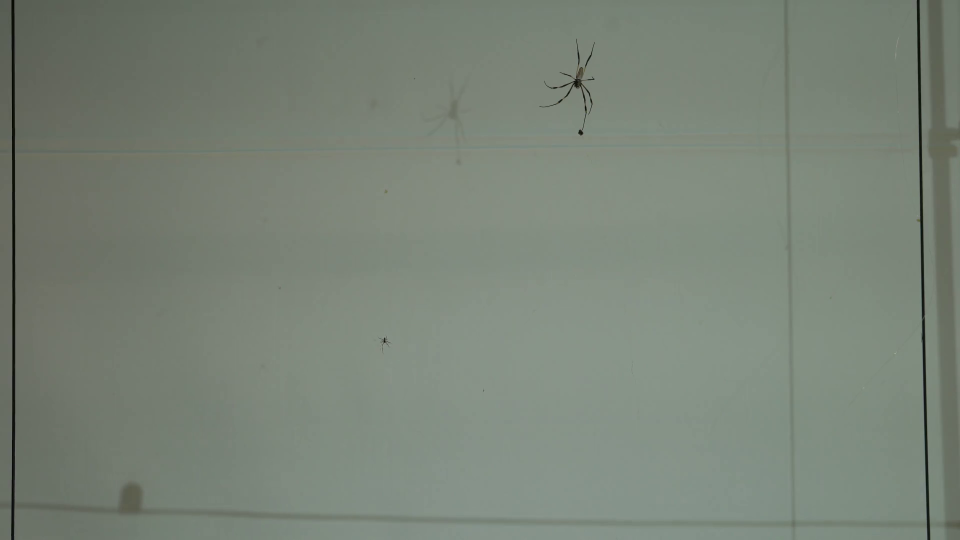
#> input picture frame 235 of videos/C003.mp4, 1920 x 1080 px (shown at 1/2 size)
$ jupyter execute spider_track.ipynb   (older library calls are emulated)
#> lines starting #> are read from the running program, lines starting #| are printed output that depends on the picture; after the words box and inside, x2 and y2 are one past the last pixel; in counts of white or black regions, pixels touching at a corner belong together
### tracktor.py
import numpy as np
import pandas as pd
import cv2
from sklearn.cluster import KMeans
from scipy.optimize import linear_sum_assignment
from scipy.spatial.distance import cdist

def colour_to_thresh(frame, block_size = 31, offset = 25):
    """
    This function retrieves a video frame and preprocesses it for object tracking.
    The code blurs image to reduce noise, converts it to greyscale and then returns a
    thresholded version of the original image.

    Parameters
    ----------
    frame: ndarray, shape(n_rows, n_cols, 3)
        source image containing all three colour channels
    block_size: int(optional), default = 31
        block_size determines the width of the kernel used for adaptive thresholding.
        Note: block_size must be odd. If even integer is used, the programme will add
        1 to the block_size to make it odd.
    offset: int(optional), default = 25
        constant subtracted from the mean value within the block

    Returns
    -------
    thresh: ndarray, shape(n_rows, n_cols, 1)
        binarised(0,255) image
    """
    blur = cv2.blur(frame, (5,5))
    gray = cv2.cvtColor(blur, cv2.COLOR_BGR2GRAY)
    thresh = cv2.adaptiveThreshold(gray, 255, cv2.ADAPTIVE_THRESH_MEAN_C, cv2.THRESH_BINARY_INV, block_size, offset)
    return thresh

def detect_and_draw_contours(frame, thresh, meas_last, meas_now, min_area = 0, max_area = 10000):
    """
    This function detects contours, thresholds them based on area and draws them.

    Parameters
    ----------
    frame: ndarray, shape(n_rows, n_cols, 3)
        source image containing all three colour channels
    thresh: ndarray, shape(n_rows, n_cols, 1)
        binarised(0,255) image
    meas_last: array_like, dtype=float
        individual's location on previous frame
    meas_now: array_like, dtype=float
        individual's location on current frame
    min_area: int
        minimum area threhold used to detect the object of interest
    max_area: int
        maximum area threhold used to detect the object of interest

    Returns
    -------
    final: ndarray, shape(n_rows, n_cols, 3)
        final output image composed of the input frame with object contours
        and centroids overlaid on it
    contours: list
        a list of all detected contours that pass the area based threhold criterion
    meas_last: array_like, dtype=float
        individual's location on previous frame
    meas_now: array_like, dtype=float
        individual's location on current frame
    """
    # Detect contours and draw them based on specified area thresholds
    img, contours, hierarchy = cv2.findContours(thresh.copy(), cv2.RETR_TREE, cv2.CHAIN_APPROX_SIMPLE)
    img = cv2.cvtColor(img, cv2.COLOR_GRAY2BGR)

    final = frame.copy()

    i = 0
    meas_last = meas_now.copy()
    del meas_now[:]
    while i < len(contours):
        area = cv2.contourArea(contours[i])
        if area < min_area or area > max_area:
            del contours[i]
        else:
            cv2.drawContours(final, contours, i, (0,0,255), 1)
            M = cv2.moments(contours[i])
            cx = M['m10']/M['m00']
            cy = M['m01']/M['m00']
            meas_now.append([cx,cy])
            i += 1
    return final, contours, meas_last, meas_now

# [35 lines left out: function apply_k_means, not called in this run]

def hungarian_algorithm(meas_last, meas_now):
    """
    The hungarian algorithm is a combinatorial optimisation algorithm used
    to solve assignment problems. Here, we use the algorithm to reduce noise
    due to ripples and to maintain individual identity. This is accomplished
    by minimising a cost function; in this case, euclidean distances between
    points measured in previous and current step. The algorithm here is written
    to be flexible as the number of contours detected between successive frames
    changes. However, an error will be returned if zero contours are detected.

    Parameters
    ----------
    meas_last: array_like, dtype=float
        individual's location on previous frame
    meas_now: array_like, dtype=float
        individual's location on current frame

    Returns
    -------
    row_ind: array, dtype=int64
        individual identites arranged according to input ``meas_last``
    col_ind: array, dtype=int64
        individual identities rearranged based on matching locations from
        ``meas_last`` to ``meas_now`` by minimising the cost function
    """
    meas_last = np.array(meas_last)
    meas_now = np.array(meas_now)
    if meas_now.shape != meas_last.shape:
        if meas_now.shape[0] < meas_last.shape[0]:
            while meas_now.shape[0] != meas_last.shape[0]:
                meas_last = np.delete(meas_last, meas_last.shape[0]-1, 0)
        else:
            result = np.zeros(meas_now.shape)
            result[:meas_last.shape[0],:meas_last.shape[1]] = meas_last
            meas_last = result

    meas_last = list(meas_last)
    meas_now = list(meas_now)
    cost = cdist(meas_last, meas_now)
    row_ind, col_ind = linear_sum_assignment(cost)
    return row_ind, col_ind

def reorder_and_draw(final, colours, n_inds, col_ind, meas_now, df, mot, fr_no):
    """
    This function reorders the measurements in the current frame to match
    identity from previous frame. This is done by using the results of the
    hungarian algorithm from the array col_inds.

    Parameters
    ----------
    final: ndarray, shape(n_rows, n_cols, 3)
        final output image composed of the input frame with object contours
        and centroids overlaid on it
    colours: list, tuple
        list of tuples that represent colours used to assign individual identities
    n_inds: int
        total number of individuals being tracked
    col_ind: array, dtype=int64
        individual identities rearranged based on matching locations from
        ``meas_last`` to ``meas_now`` by minimising the cost function
    meas_now: array_like, dtype=float
        individual's location on current frame
    df: pandas.core.frame.DataFrame
        this dataframe holds tracked coordinates i.e. the tracking results
    mot: bool
        this boolean determines if we apply the alogrithm to a multi-object
        tracking problem

    Returns
    -------
    final: ndarray, shape(n_rows, n_cols, 3)
        final output image composed of the input frame with object contours
        and centroids overlaid on it
    meas_now: array_like, dtype=float
        individual's location on current frame
    df: pandas.DataFrame
        this dataframe holds tracked coordinates i.e. the tracking results
    """
    # Reorder contours based on results of the hungarian algorithm
    equal = np.array_equal(col_ind, list(range(len(col_ind))))
    if equal == False:
        current_ids = col_ind.copy()
        reordered = [i[0] for i in sorted(enumerate(current_ids), key=lambda x:x[1])]
        meas_now = [x for (y,x) in sorted(zip(reordered,meas_now))]

    # Draw centroids
    if mot == False:
        for i in range(len(meas_now)):
            if colours[i%4] == (0,0,255):
                cv2.circle(final, tuple([int(x) for x in meas_now[i]]), 5, colours[i%4], -1, cv2.LINE_AA)
    else:
        for i in range(n_inds):
            cv2.circle(final, tuple([int(x) for x in meas_now[i]]), 5, colours[i%n_inds], -1, cv2.LINE_AA)

    # add frame number
    font = cv2.FONT_HERSHEY_SCRIPT_SIMPLEX
    cv2.putText(final, str(int(fr_no)), (5,30), font, 1, (255,255,255), 2)

    return final, meas_now, df

### spider_track.ipynb
[cell 1]
import numpy as np
import pandas as pd
import tracktor as tr
import cv2

[cell 2]
## Global parameters
# colours is a vector of BGR values which are used to identify individuals in the video
# s_id is spider id and is also used for individual identification
# since we only have two individuals, the program will only use the first two elements from these arrays (s_id and colours)
# number of elements in colours should be greater than n_inds (THIS IS NECESSARY FOR VISUALISATION ONLY)
# number of elements in s_id should be greater than n_inds (THIS IS NECESSARY TO GET INDIVIDUAL-SPECIFIC DATA)
n_inds = 2
s_id = ['A', 'B', 'C', 'D', 'E', 'F', 'G', 'H']
colours = [(0,0,255),(0,255,255),(255,0,255),(255,255,255),(255,255,0),(255,0,0),(0,255,0),(0,0,0)]

# this is the block_size and offset used for adaptive thresholding
# these values are critical for tracking performance
block_size = 51
offset = 15

# minimum area and maximum area occupied by the animal in number of pixels
# this parameter is used to get rid of other objects in view that might be hard to threshold out but are differently sized
# in this case, the range is wide because males vastly smaller than females
min_area = 180
max_area = 10000

# kernel for erosion and dilation
# useful since thin spider limbs are sometimes detected as separate objects
kernel = np.ones((5,5),np.uint8)

# mot determines whether the tracker is being used in noisy conditions to track a single object or for multi-object
# using this will enable k-means clustering to force n_inds number of animals
mot = True

# name of source video
video = 'C003'

[cell 3]
## Path to source video
cap = cv2.VideoCapture('/Users/viveksridhar/Documents/Code/Python/OpenCV/tracktor/videos/' + video + '.mp4')

## Video writer class to output video with contour and centroid of tracked object(s)
# make sure the frame size matches size of array 'final'
fourcc = cv2.VideoWriter_fourcc(*'avc1')
out = cv2.VideoWriter(filename = video + '.mp4', fourcc = fourcc, fps = 60.0, frameSize = (1920, 1080), isColor = True)

## Individual location(s) measured in the last and current step
meas_last = list(np.zeros((n_inds,2)))
meas_now = list(np.zeros((n_inds,2)))

last = 0
df = []

while(True):
    # Capture frame-by-frame
    ret, frame = cap.read()
#> frame is the input picture: shape (1080, 1920, 3); mean B, G, R 119.2, 131.1, 121.5

    this = cap.get(1)
    if ret == True:
        frame = cv2.resize(frame, None, fx = 1.0, fy = 1.0, interpolation = cv2.INTER_LINEAR)
        thresh = tr.colour_to_thresh(frame, block_size, offset)
#> in colour_to_thresh, `thresh = cv2.adaptiveThreshold(gray, 255, cv2.ADAPTIVE_THRESH_MEAN_C, ..`:
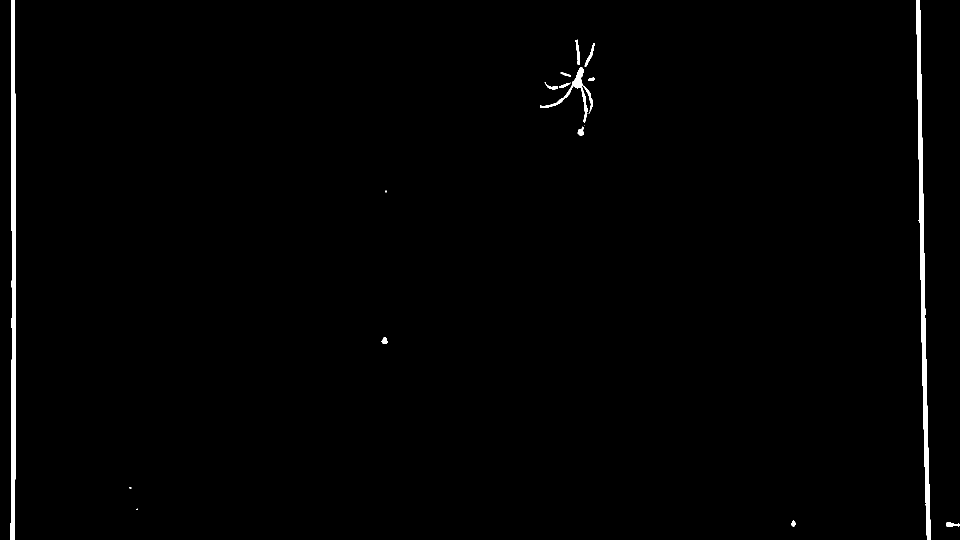
#> thresh: shape (1080, 1920) (shown at 1/2 size); 0.97% white; 18 white regions (5 under 20 px), largest, box (x1, y1, x2, y2) and area: (21, 0, 32, 1080) 8674, (1832, 0, 1862, 1080) 8611, (1080, 134, 1186, 245) 1443
        thresh = cv2.dilate(thresh, kernel, iterations = 3)
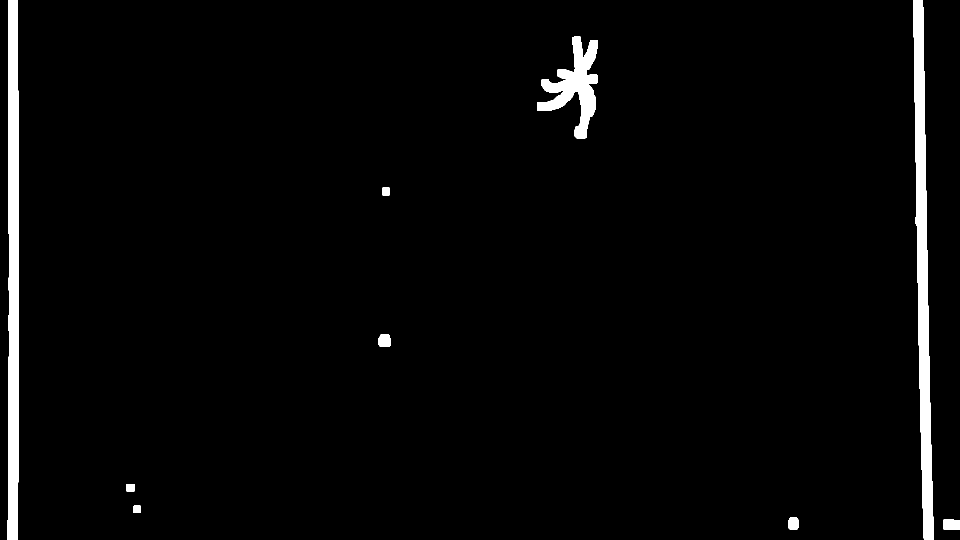
#> thresh: shape (1080, 1920) (shown at 1/2 size); 2.7% white; 9 white regions, largest, box (x1, y1, x2, y2) and area: (1826, 0, 1868, 1080) 21874, (15, 0, 38, 1080) 21760, (1074, 73, 1196, 278) 9825
        thresh = cv2.erode(thresh, kernel, iterations = 1)
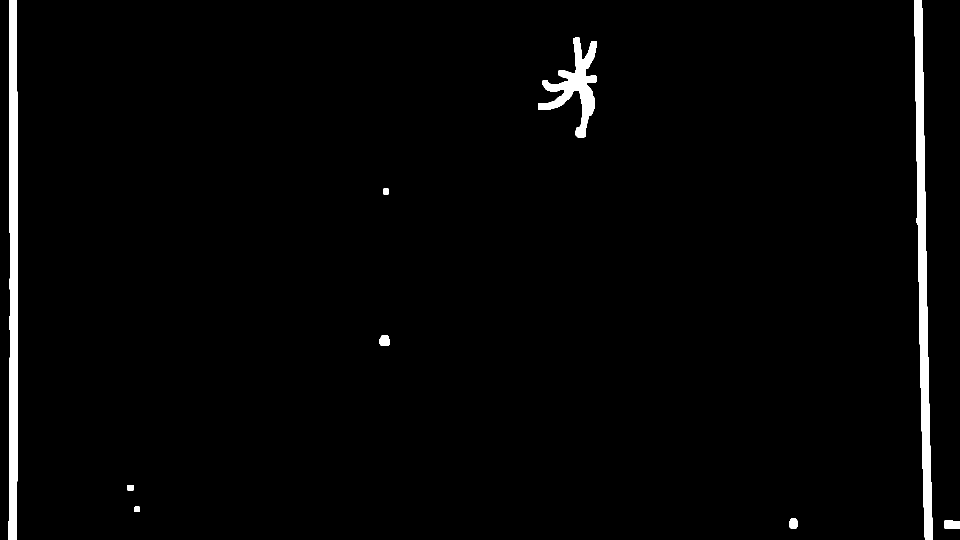
#> thresh: shape (1080, 1920) (shown at 1/2 size); 2.1% white; 9 white regions
        final, contours, meas_last, meas_now = tr.detect_and_draw_contours(frame, thresh, meas_last, meas_now, min_area, max_area)
#> in detect_and_draw_contours, `img, contours, hierarchy = cv2.findContours(thresh.copy(), cv2.RETR_TR..`: contours = 9 contours; largest, box (x1, y1, x2, y2) and area: (1828, 0, 1866, 1080) 16363, (17, 0, 36, 1080) 16305, (1076, 75, 1194, 276) 7242, (1888, 1040, 1920, 1058) 463, (759, 670, 780, 692) 356
#> in detect_and_draw_contours, `img = cv2.cvtColor(img, cv2.COLOR_GRAY2BGR)`: img: shape (1080, 1920, 3); 2.1% white; 9 white regions
#> the loop in detect_and_draw_contours, `while i < len(contours):` made 9 passes
#> (area, cx, cy) on passes 1, 2, 5, 7: (463, 1902.8, 1048.9), (277, 1586.5, 1047), (356, 769, 681), (7242.5, 1151.4, 172.2)
#> area on passes 3, 4, 6, 8, 9: 106.5, 110, 109, 16363, 16305
#> after the loop in detect_and_draw_contours, `while i < len(contours):`:
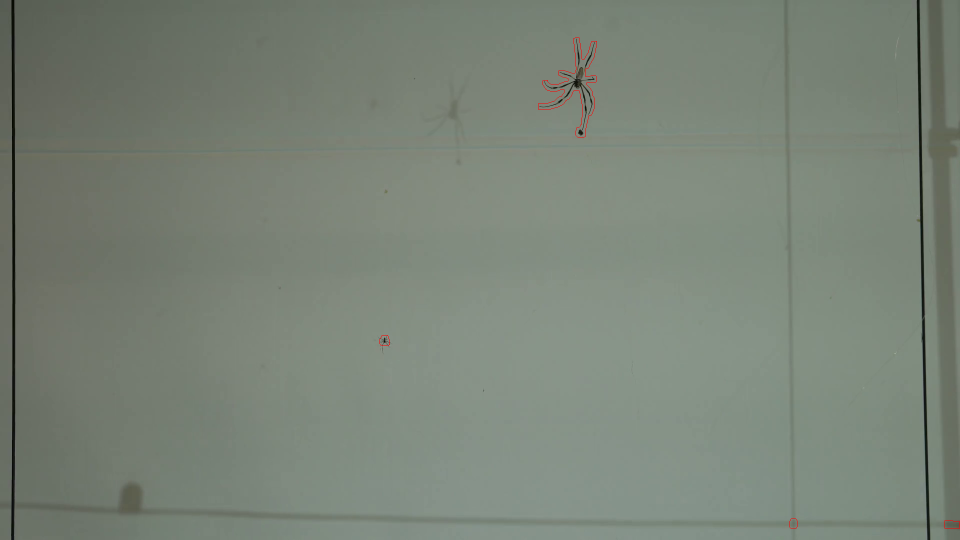
#> final: shape (1080, 1920, 3) (shown at 1/2 size); 0.05% of pixels changed, all inside (x1, y1, x2, y2) = (759, 75, 1920, 1058)
#> after the loop in detect_and_draw_contours, `while i < len(contours):`: i = 4; meas_now = [[1902.8, 1048.9], [1586.5, 1047], [769, 681], [1151.4, 172.2]]
#> contours = 4 contours; box (x1, y1, x2, y2) and area: (1076, 75, 1194, 276) 7242, (1888, 1040, 1920, 1058) 463, (759, 670, 780, 692) 356, (1579, 1037, 1595, 1058) 277; meas_last = [[0, 0], [0, 0]]

        row_ind, col_ind = tr.hungarian_algorithm(meas_last, meas_now)
#> in hungarian_algorithm, `cost = cdist(meas_last, meas_now)`: cost = [[2172.7, 1900.9, 1027.2, 1164.2], [2172.7, 1900.9, 1027.2, 1164.2], [2172.7, 1900.9, 1027.2, 1164.2], [2172.7, 1900.9, 1027.2, 1164.2]]
#> in hungarian_algorithm, `row_ind, col_ind = linear_sum_assignment(cost)`: row_ind = [0, 1, 2, 3]; col_ind = [2, 1, 3, 0]
#> row_ind = [0, 1, 2, 3]; col_ind = [2, 1, 3, 0]

        final, meas_now, df = tr.reorder_and_draw(final, colours, n_inds, col_ind, meas_now, df, mot, this)
#> in reorder_and_draw, `equal = np.array_equal(col_ind, list(range(len(col_ind))))`: equal = False
#> in reorder_and_draw, `current_ids = col_ind.copy()`: current_ids = [2, 1, 3, 0]
#> in reorder_and_draw, `reordered = [i[0] for i in sorted(enumerate(current_ids), key=lambda x..`: reordered = [3, 1, 0, 2]
#> in reorder_and_draw, `meas_now = [x for (y,x) in sorted(zip(reordered,meas_now))]`: meas_now = [[769, 681], [1586.5, 1047], [1151.4, 172.2], [1902.8, 1048.9]]
#> after the loop in reorder_and_draw, `for i in range(n_inds):`: final: shape (1080, 1920, 3); 0.01% of pixels changed, all inside (x1, y1, x2, y2) = (762, 675, 1593, 1054)
#> in reorder_and_draw, `font = cv2.FONT_HERSHEY_SCRIPT_SIMPLEX`: font = 6
#> in reorder_and_draw, `cv2.putText(final, str(int(fr_no)), (5,30), font, 1, (255,255,255), 2)`: final: shape (1080, 1920, 3); mean B, G, R 119.2, 131.1, 121.6
#> df = []

        # Create output dataframe
        for i in range(n_inds):
            df.append([this, meas_now[i][0], meas_now[i][1], s_id[i]])
#> after the loop, df = [[236, 769, 681, 'A'], [236, 1586.5, 1047, 'B']]

        # Display the resulting frame
        out.write(final)
        cv2.imshow('frame', final)
        if cv2.waitKey(1) == 27:
#> (key Esc is pressed here)
            break

    if last == this:
        break

    last = this

## Write positions to file
df = pd.DataFrame(np.matrix(df), columns = ['frame','pos_x','pos_y','id'])
#> df = table of 2 rows and 4 columns
df.to_csv(video + '.csv', sep=',')

## When everything done, release the capture
cap.release()
out.release()
cv2.destroyAllWindows()
cv2.waitKey(1)
#> Out = 27
